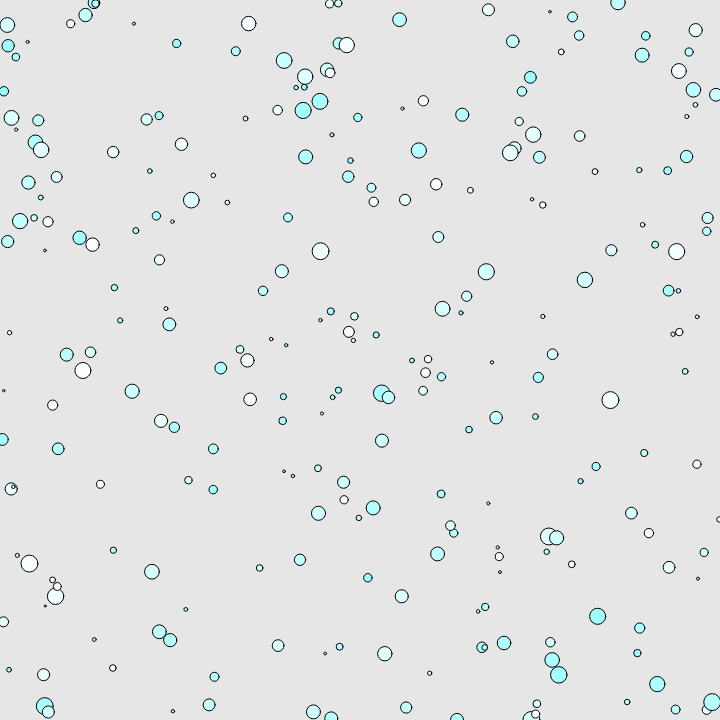
Frame 1 (no input)
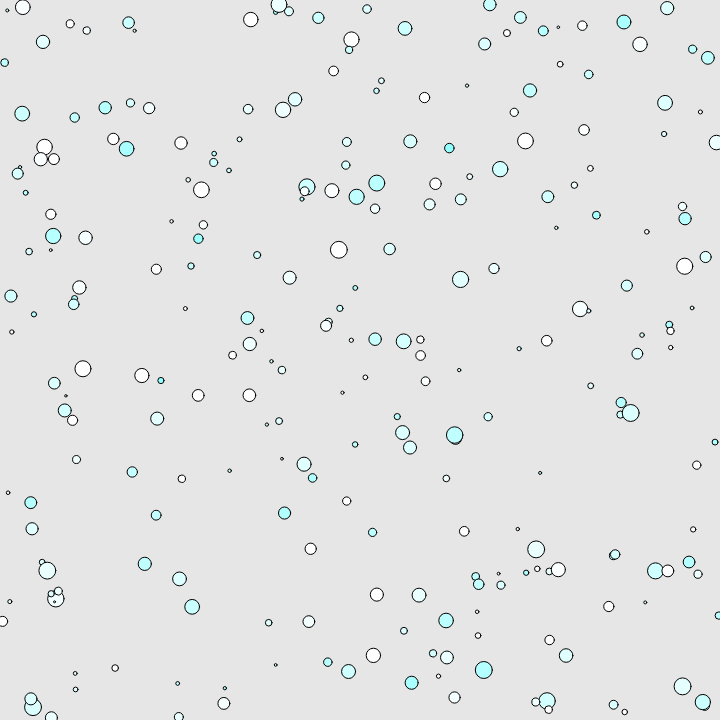
Frame 60 (no input)
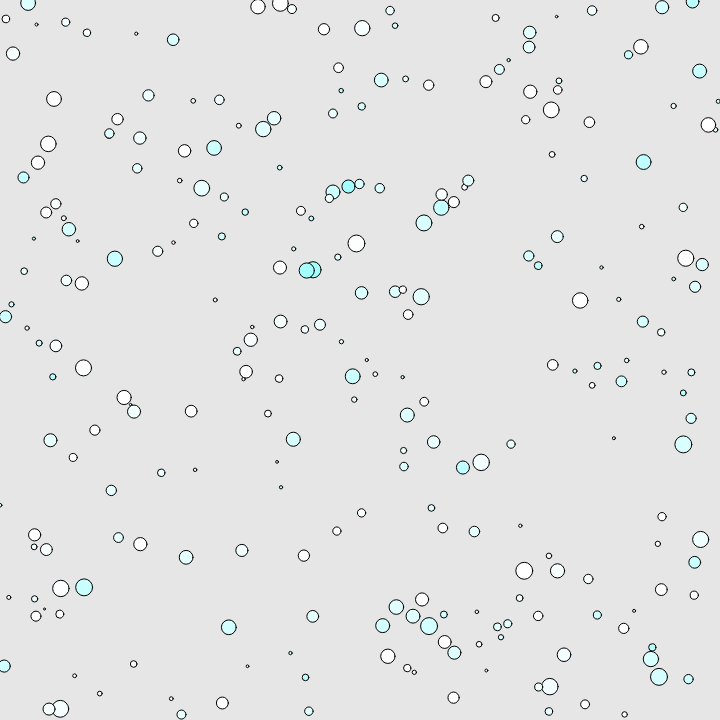
Frame 120 (the mouse pressed at the canvas centre since frame 60)

The p5.js sketch that drew these frames (run headless with seeded random() and noise() and a simulated clock; from frame 60 on, the mouse is pressed at the canvas centre):

// p5.js sketch
// ── sketch.js
class cell{
  constructor(x, y, r, v, angle){
    this.x = x;
    this.y = y;
    this.r = r;
    this.v = v;
    this.angle = angle;
  }
}

var cells = [];
var cellselect = -1;

function setup() {
  createCanvas(720, 720);
  for(var i = 1; i <= (width * height / 2000); i++){
    cells.push(new cell(random() * width, random() * height, random() * 15 + 2, random() * 2, random() * 360));
  }
  angleMode(DEGREES);
}

function draw() {
  background(230);
  ellipseMode(CENTER);
  for(var i = 0; i < cells.length; i++){
    if(cellselect != i){
      cells[i].angle += random() * 6 - 3;
      cells[i].v += random() * 0.3 - 0.15;
      cells[i].v *= 0.99;
    }
    
    cells[i].x += cells[i].v * cos(cells[i].angle);
    cells[i].y += cells[i].v * sin(cells[i].angle);
    if(cells[i].x < 0 || cells[i].y < 0 || cells[i].x > width || cells[i].y > height){
      cells[i].x -= cells[i].v * cos(cells[i].angle);
      cells[i].y -= cells[i].v * sin(cells[i].angle);
      cells[i].angle -= 180;
    }
    
    fill(255 - cells[i].v * 50,255,255);
    circle(cells[i].x, cells[i].y, cells[i].r);
    if(pow(cells[i].r/2, 2) >= pow(cells[i].x - mouseX, 2) + pow(cells[i].y - mouseY, 2) && mouseIsPressed){
      cellselect = i;
    }
  }
  if(cellselect >= 0){
    fill(0);
    text("Cell ID: " + cellselect + "\tX = " + round(cells[cellselect].x * 100) / 100 + "\tY = " + round(cells[cellselect].y * 100) / 100 + "\tV = " + round(cells[cellselect].v * 10) / 10 + "\tAngle = " + round(cells[cellselect].angle * 10) / 10 + "\tSize = " + round(cells[cellselect].r * 10) / 10, 4, 12);
    if(keyIsDown(LEFT_ARROW)){
      cells[cellselect].angle -= 1;
    }
    if(keyIsDown(RIGHT_ARROW)){
      cells[cellselect].angle += 1;
    }
    if(keyIsDown(UP_ARROW)){
      cells[cellselect].v += 1;
    }
    if(keyIsDown(DOWN_ARROW)){
      cells[cellselect].v -= 1;
    }
  }
}
